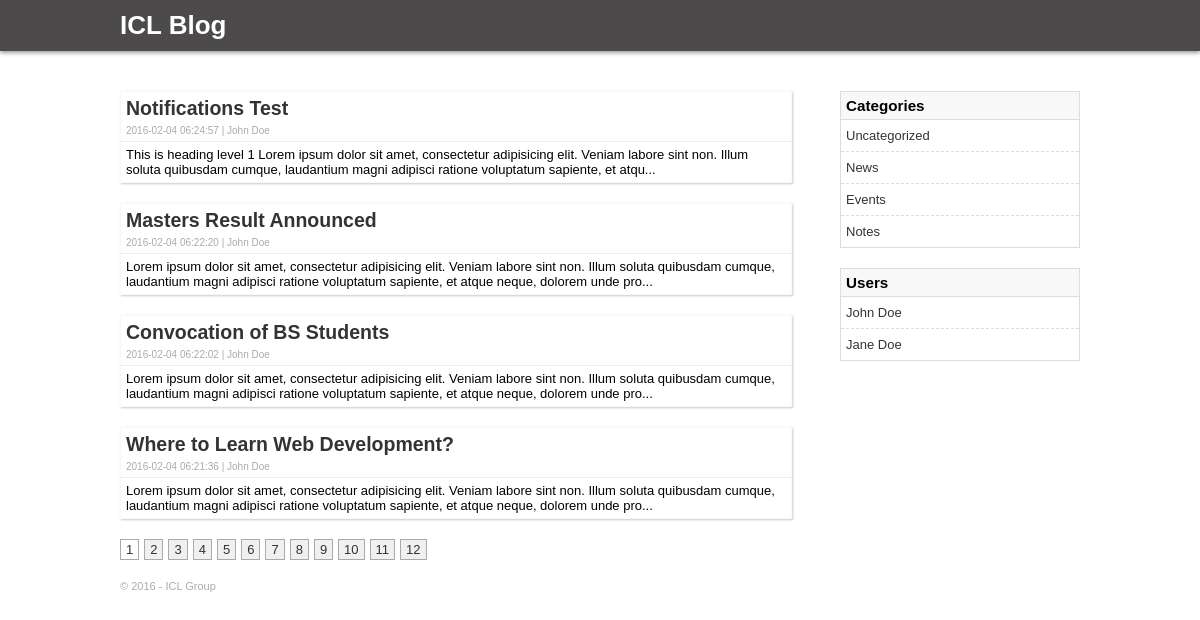
/blog/index.php, run on the app's committed database.
### tables this page shows
CREATE TABLE IF NOT EXISTS `posts` (
  `post_id` int(11) NOT NULL AUTO_INCREMENT,
  `user_id` int(11) NOT NULL,
  `category_id` int(11) NOT NULL,
  `post_title` varchar(100) NOT NULL,
  `post_content` text NOT NULL,
  `publish_date` timestamp NOT NULL DEFAULT CURRENT_TIMESTAMP,
  PRIMARY KEY (`post_id`)
);

CREATE TABLE IF NOT EXISTS `categories` (
  `category_id` int(11) NOT NULL AUTO_INCREMENT,
  `category_name` varchar(30) NOT NULL,
  PRIMARY KEY (`category_id`)
);

CREATE TABLE IF NOT EXISTS `users` (
  `user_id` int(11) NOT NULL AUTO_INCREMENT,
  `full_name` varchar(30) NOT NULL,
  `username` varchar(20) NOT NULL,
  `password` varchar(40) NOT NULL,
  PRIMARY KEY (`user_id`),
  UNIQUE KEY `username` (`username`)
);

### blog/includes/functions.php (called while the page is built, shortened)
<?php
function get_all_categories() {
	global $conn;
	$cats_query = "SELECT * FROM categories";
	$cats_query = mysqli_query($conn, $cats_query);
	$all_cats = array();
	while( $cat = mysqli_fetch_assoc($cats_query) ) {
		$all_cats[] = $cat;
	}
	return $all_cats;
}
function get_current_page() {
	$current_page = 1;
	return $current_page;
}
function get_posts() {
	global $conn;
	$post_per_page = get_posts_per_page();
	$current_page = get_current_page();
	$offset = ($current_page - 1) * $post_per_page;
	$posts_query =
		"SELECT *
		FROM posts
		ORDER BY publish_date DESC
		LIMIT $offset, $post_per_page";
	$posts_query = mysqli_query($conn, $posts_query);
	$all_posts = array();
	while( $post = mysqli_fetch_assoc($posts_query) ) {
		$all_posts[] = $post;
	}
	return $all_posts;
}
function get_all_users() {
	global $conn;
	$users_query = "SELECT * FROM users";
	$users_query = mysqli_query($conn, $users_query);
	$all_users = array();
	while( $user = mysqli_fetch_assoc($users_query) ) {
		$all_users[] = $user;
	}
	return $all_users;
}
function get_user($user_id = 0) {
	global $conn;
	$user_id = (int) $user_id;
	$user_query = "SELECT * FROM users WHERE user_id={$user_id}";
	$user_query = mysqli_query($conn, $user_query);
	if( $user_query )
		return mysqli_fetch_assoc($user_query);
	else
		return false;
}
function get_user_name_by_id($user_id = 0) {
	global $conn;
	$user_id = (int) $user_id;
	$user_query = "SELECT full_name FROM users WHERE user_id={$user_id}";
	$user_query = mysqli_query($conn, $user_query);
	if( $user_query ) {
		$user_query = mysqli_fetch_assoc($user_query);
		return array_shift($user_query);
	}
	else
		return '';
}
function get_total_posts_count() {
	global $conn;
	$posts_count = "SELECT COUNT(*) FROM posts";
	$posts_count = mysqli_query($conn, $posts_count);
	if( $posts_count ) {
		$posts_count = mysqli_fetch_assoc($posts_count);
		return array_shift($posts_count);
	}
	else
		return '';
}
function get_posts_per_page() {
	return 4;
}

### blog/includes/all-posts.php (the view)
<?php
	$all_posts = get_posts();
	foreach ($all_posts as $post) {
?>
		<div class="post">
			<a href="<?php echo BASE_URL; ?>?post_id=<?php echo $post['post_id']; ?>">
				<h2><?php echo $post['post_title'];?></h2>
			</a>
			<div class="post-meta">
				<?php $user = get_user($post['user_id']);?>
				<?php echo $post['publish_date']?> | <?php echo get_user_name_by_id($post['user_id']);?>
			</div>
			<div class="post-excerpt">
				<?php
					$post_content =  strip_tags($post['post_content']);
					if( strlen($post_content) > 200 )
						$post_content = substr($post_content, 0, 200) . '...';
					echo $post_content;
				?>
			</div>
		</div>
<?php
	}
?>
<div class="pagination">
	<?php
		$total_posts = get_total_posts_count();
		$post_per_page = get_posts_per_page();
		$total_pages = ceil( $total_posts / $post_per_page );
		for( $i = 1; $i <= $total_pages; $i++ )
			echo '<a href="' . BASE_URL . '?paged=' . $i . '" class="' . ( $i == get_current_page() ? 'current-page' : '' ) . '">' . $i . '</a>';
	?>
</div>

### blog/includes/sidebar.php
<div class="sidebar">
	<div class="side-box">
		<h3>Categories</h3>
		<?php $categories = get_all_categories(); ?>
		<?php if (count($categories) > 0) { ?>
			<ul>
				<?php foreach ($categories as $category) { ?>
					<li><a href="<?php echo BASE_URL; ?>?cat=<?php echo $category['category_id']; ?>"><?php echo $category['category_name']; ?></a></li>
				<?php } ?>
			</ul>
		<?php } ?>
	</div>
	<div class="side-box">
		<h3>Users</h3>
		<?php $users = get_all_users(); ?>
		<?php if (count($users) > 0) { ?>
			<ul>
				<?php foreach ($users as $user) { ?>
					<li><a href="<?php echo BASE_URL; ?>?user_id=<?php echo $user['user_id']; ?>"><?php echo $user['full_name']; ?></a></li>
				<?php } ?>
			</ul>
		<?php } ?>
	</div>
</div>

### blog/css/style.css (style rules this page uses)
body { margin: 0; font-family: 'Arial', sans-serif; font-size: 13px; }
* { box-sizing: border-box; }
a { text-decoration: none; }
.sidebar { width: 25%; float: right; }
.post { border: 1px solid #f8f8f8; margin-bottom: 20px; box-shadow: 1px 1px 2px rgba(0, 0, 0, 0.21); }
.post h2 { margin: 0; color: #333; }
.post-meta,.post h2 { padding: 5px; }
.post-meta { border-bottom: 1px dotted #ddd; color: #aaa; font-size: 10px; padding-top: 0; }
.post-excerpt { padding: 5px; }
.pagination a { display: inline-block; padding: 2px 5px; background: #F1F0F0; margin-right: 5px; border: 1px solid #aaa; text-align: center; color: #333; }
.pagination a.current-page { background: #FFFFFF; }
.side-box { border: 1px solid #ddd; margin-bottom: 20px; }
.side-box h3 { margin: 0; padding: 5px; border-bottom: 1px solid #ddd; background: #f8f8f8; }
.side-box ul { list-style: none; margin: 0; padding: 0; }
.side-box li a { display: block; line-height: 25px; padding: 3px 3px 3px 5px; color: #333; border-bottom: 1px dashed #ddd; }
.side-box li:last-child a { border-bottom: none; }

### data on the page
posts: post_title "Notifications Test", publish_date "2016-02-04 06:24:57", user_id "John Doe", post_content "This is heading level 1 Lorem ipsum dolor sit amet, consectetur adipisicing elit. Veniam labore sint non. Illum soluta quibusdam cumque, laudantium magni adipisci ratione voluptatum sapiente, et atqu..."
posts: post_title "Masters Result Announced", publish_date "2016-02-04 06:22:20", user_id "John Doe", post_content "Lorem ipsum dolor sit amet, consectetur adipisicing elit. Veniam labore sint non. Illum soluta quibusdam cumque, laudantium magni adipisci ratione voluptatum sapiente, et atque neque, dolorem unde pro..."
posts: post_title "Convocation of BS Students", publish_date "2016-02-04 06:22:02", user_id "John Doe", post_content "Lorem ipsum dolor sit amet, consectetur adipisicing elit. Veniam labore sint non. Illum soluta quibusdam cumque, laudantium magni adipisci ratione voluptatum sapiente, et atque neque, dolorem unde pro..."
posts: post_title "Where to Learn Web Development?", publish_date "2016-02-04 06:21:36", user_id "John Doe", post_content "Lorem ipsum dolor sit amet, consectetur adipisicing elit. Veniam labore sint non. Illum soluta quibusdam cumque, laudantium magni adipisci ratione voluptatum sapiente, et atque neque, dolorem unde pro..."
categories: category_name "Uncategorized"
categories: category_name "News"
categories: category_name "Events"
categories: category_name "Notes"
users: full_name "John Doe"
users: full_name "Jane Doe"
